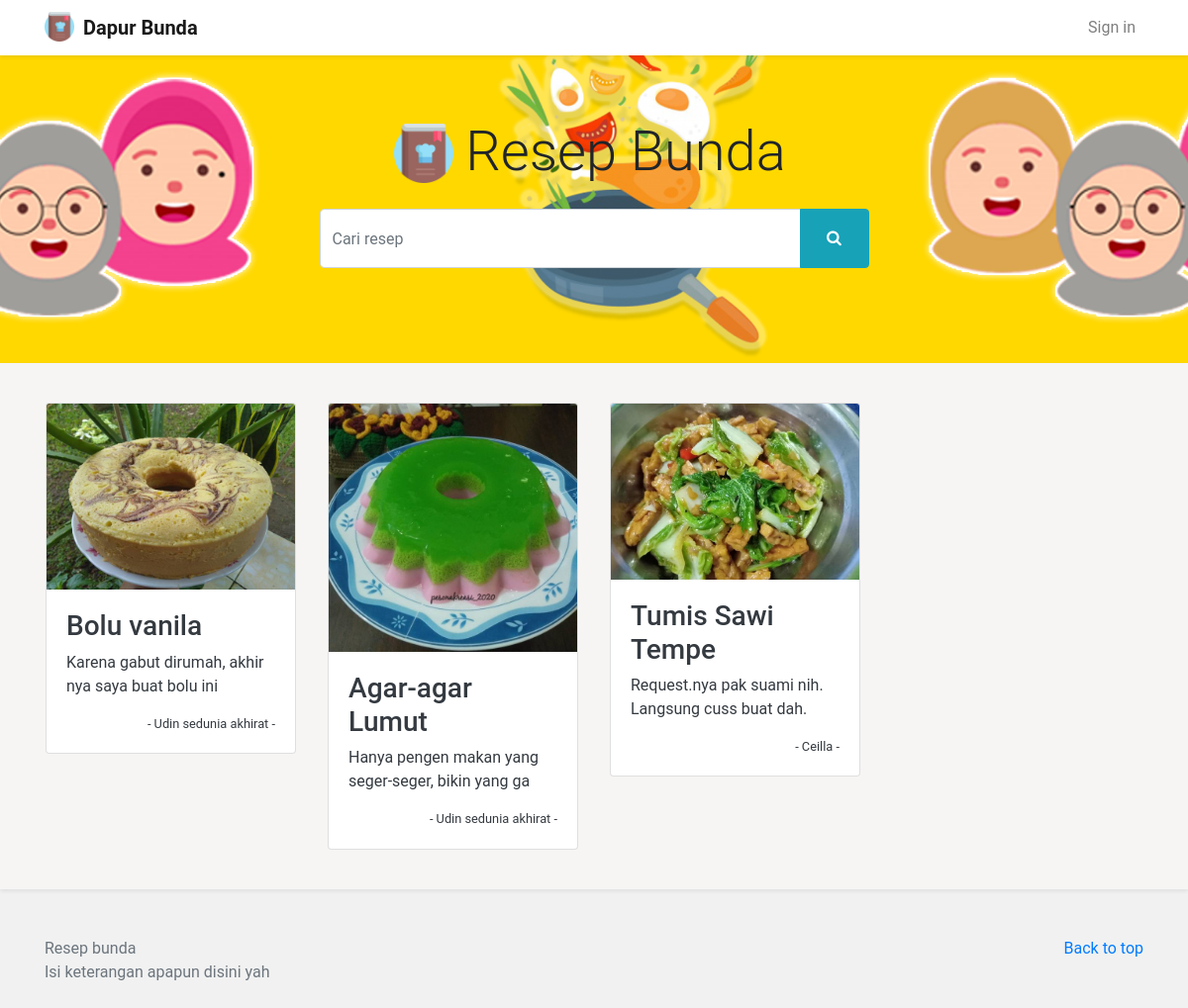
The page / on the database its author committed.
### tables this page shows
CREATE TABLE `resep` (
  `id_resep` int(11) NOT NULL,
  `judul_resep` varchar(50) NOT NULL,
  `caption` text NOT NULL,
  `bahan` text NOT NULL,
  `langkah` text NOT NULL,
  `gambar` varchar(250) NOT NULL DEFAULT 'no-photo.jpg',
  `id_profile` int(11) NOT NULL
);

CREATE TABLE `profile` (
  `id_profile` int(11) NOT NULL,
  `nama_lengkap` varchar(100) NOT NULL,
  `alamat` varchar(150) NOT NULL,
  `no_hp` varchar(15) NOT NULL,
  `id_user` int(11) NOT NULL
);

### index.php (the view, shortened to what this page needs)
<?php
require 'config/conn.php';
function query($query) {
    global $conn;
    $result = mysqli_query($conn, $query);
    $rows = [];
    while( $row = mysqli_fetch_assoc($result) ) {
        $rows[] = $row;
    }
    return $rows;
}
if (isset($_POST['cari'])) {
    $cari = $_POST['text_cari'];
    $dataResep = query("SELECT * FROM RESEP LEFT JOIN profile using(id_profile) WHERE judul_resep LIKE '%$cari%'");
} else {
    $dataResep = query("SELECT * FROM RESEP LEFT JOIN profile using(id_profile)");
}
?>
<!DOCTYPE html>
<html>
<head>
    <link rel="stylesheet" href="https://cdnjs.cloudflare.com/ajax/libs/font-awesome/4.7.0/css/font-awesome.min.css" type="text/css">
    <link rel="stylesheet" href="https://stackpath.bootstrapcdn.com/bootstrap/4.1.3/css/bootstrap.min.css">
    <link rel="stylesheet" href="assets/css/style.css">
</head>
<body>
    <?php include_once('components/navbar.php') ?>
    <div class="text-center py-5 bg-white shadow-p bg">
        <div class="container">
        <div class="row my-5 justify-content-center">
            <div class="col-md-12 mt-4">
                <img style="margin-top: -25px" src="assets/img/logo.png" width="60px">
                <small class="display-4 m-2">Resep Bunda</small> <br> <br>
                <form method="POST" action="" class="form-inline w-100">
                    <div class="input-group w-50" style="height: 60px; margin: 0 auto">
                        <input type="text" name="text_cari" class="form-control w-50" placeholder="Cari resep" style="height: 60px;">
                        <div class="input-group-append" style="">
                            <button name="cari" class="btn btn-info" type="submit" style="width: 70px;">
                                <i class="fa fa-search"></i>
                            </button>
                        </div>
                    </div>
                </form>
            </div>
        </div>
        </div>
    </div>
    <div class="py-4 shadow-sm" style="background-color: #f6f5f4">
        <div class="container">
            <div class="row">
            <?php foreach($dataResep as $row) : ?>
                <div class="col-md-3 p-3">
                    <a style="text-decoration: none" class="text-dark" href="resep.php?id=<?= $row['id_resep'] ?>">
                        <div class="card box-shadow">
                            <img class="card-img-top" src="public/uploads/<?= $row['gambar'] ?>">
                            <div class="card-body">
                                <h3 class="card-text"><?= $row['judul_resep'] ?></h3>
                                <p class="card-text"><?= substr($row['caption'], 0, 50) ?></p>
                                <small class="float-right">- <?= $row['nama_lengkap'] ?> -</small>
                            </div>
                        </div>
                    </a>
                </div>
            <?php endforeach; ?>
            </div>
        </div>
    </div>
    <?php include_once('components/footer.php') ?>
</body>
</html>

### components/navbar.php (shortened to what this page needs)
<nav class="navbar navbar-expand-lg navbar-light fixed-top shadow-sm bg-white">
    <div class="container">
        <a class="navbar-brand js-scroll-trigger" href="index.php">
            <img style="margin-top: -5px" src="assets/img/logo.png" width="30px">
            <strong class="m-1">Dapur Bunda</strong>
        </a>
        <div class="collapse navbar-collapse" id="navbarResponsive">
            <ul class="navbar-nav ml-auto">
                <li class="nav-item">
                    <a href="login.php" class="nav-link">Sign in</a>
                </li>
            </ul>
        </div>
    </div>
</nav>

### components/footer.php
<footer class="text-muted py-5">
    <div class="container">
    <p class="float-right">
        <a href="#">Back to top</a>
    </p>
    <p>
        Resep bunda <br>
        Isi keterangan apapun disini yah
    </p>
    </div>
</footer>

### assets/css/style.css (style rules this page uses)
* { padding: 0; margin: 0; box-sizing: border-box; }
body { background-color: #f1f1f1; font-family: 'roboto', sans-serif; }

### index.php (style rules this page uses)
.bg { background-image: url('assets/img/banner.png'); background-position: center; background-repeat: no-repeat; background-size: cover; }

### rows shown on the page
resep: gambar (picture), judul_resep "Bolu vanila", caption "Karena gabut dirumah, akhir nya saya buat bolu ini", id_profile.nama_lengkap "Udin sedunia akhirat"
resep: gambar (picture), judul_resep "Agar-agar Lumut", caption "Hanya pengen makan yang seger-seger, bikin yang ga", id_profile.nama_lengkap "Udin sedunia akhirat"
resep: gambar (picture), judul_resep "Tumis Sawi Tempe", caption "Request.nya pak suami nih. Langsung cuss buat dah.", id_profile.nama_lengkap "Ceilla"
